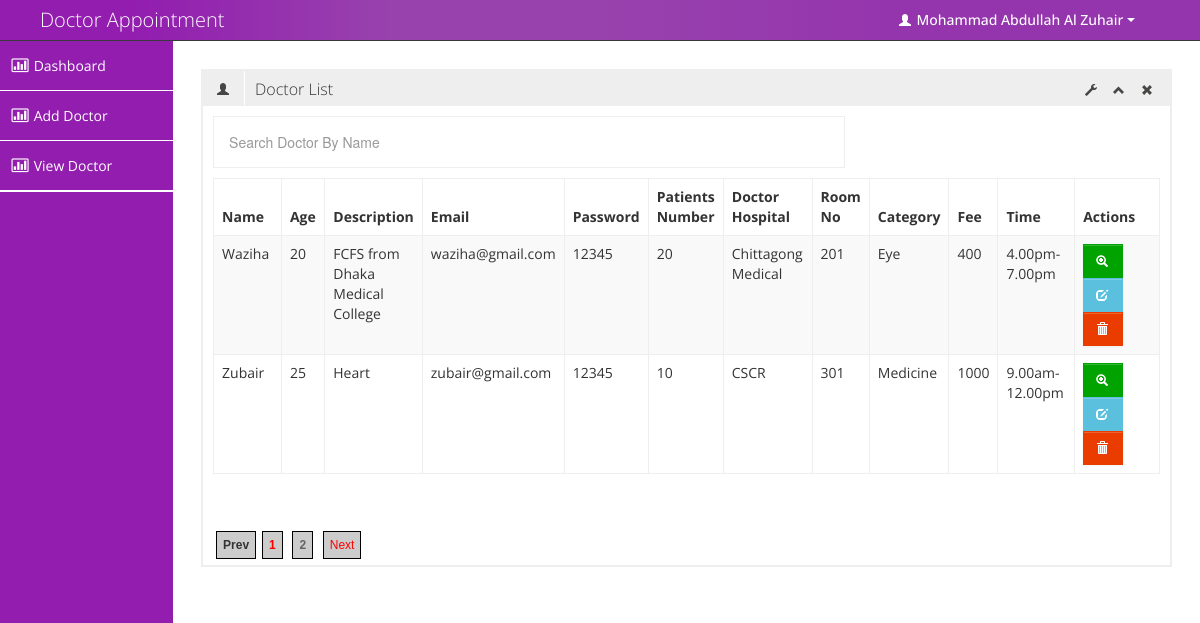
Screenshot of /main/View_doctor.php (signed in) with the database file from the repository.
### tables this page shows
CREATE TABLE `tbl_doctor` (
  `doctorId` int(11) NOT NULL,
  `doctorName` varchar(255) NOT NULL,
  `doctorAge` int(11) NOT NULL,
  `doctorDescription` text NOT NULL,
  `doctorEmail` varchar(255) NOT NULL,
  `doctorPassword` varchar(255) NOT NULL,
  `doctorMobileNumber` varchar(30) NOT NULL,
  `doctorPatientsNumber` int(11) NOT NULL,
  `doctorHospitalName` varchar(255) NOT NULL,
  `doctorRoomNo` varchar(100) NOT NULL,
  `doctorCategory` varchar(255) NOT NULL,
  `doctorFee` int(11) NOT NULL,
  `doctorTime` varchar(100) NOT NULL
);

### main/View_doctor.php (the view, shortened to what this page needs)
<?php include 'includes/header.php' ?>
<?php include 'connect.php' ?>
<?php
$perpage = 2;
if (isset($_GET["page"])) {
    $page = intval($_GET["page"]);
} else {
    $page = 1;
}
$calc = $perpage * $page;
$start = $calc - $perpage;
$sql = "SELECT * FROM tbl_doctor ORDER BY doctorId DESC LIMIT $start, $perpage";
if (mysqli_query($conn, $sql)) {
    $query_result = mysqli_query($conn, $sql);
} else {
    die("Query problem" . mysqli_error($conn));
}
?>
<div class="row-fluid sortable">
    <div class="box span12">
        <div class="box-header" data-original-title>
            <h2><i class="halflings-icon user"></i><span class="break"></span>Doctor List</h2>
            <div class="box-icon">
                <a href="#" class="btn-setting"><i class="halflings-icon wrench"></i></a>
                <a href="#" class="btn-minimize"><i class="halflings-icon chevron-up"></i></a>
                <a href="#" class="btn-close"><i class="halflings-icon remove"></i></a>
            </div>
        </div>
        <div class="box-content">
            <input type="text" style="padding:15px; width:600px; "  name="filter" value="" id="search_doctor_filter" placeholder="Search Doctor By Name" autocomplete="off" />
            <br/>
            <table id="resultTable" class="table table-striped table-bordered ">
                <thead>
                    <tr>
                        <th width="10%">Name</th>
                        <th width="5%">Age</th>
                        <th width="10%">Description</th>
                        <th width="10%">Email</th>
                        <th width="5%">Password</th>
                        <th width="5%">Patients Number</th>
                        <th width="10%">Doctor Hospital</th>
                        <th width="5%">Room No</th>
                        <th width="5%">Category</th>
                        <th width="4%">Fee</th>
                        <th width="10%">Time</th>
                        <th width="21%">Actions</th>
                    </tr>
                </thead>
                <tbody>
                    <?php
                    while ($doctor_info = mysqli_fetch_assoc($query_result)) {
                        ?>
                        <tr>
                            <td><?php echo $doctor_info['doctorName']; ?></td>
                            <td class="center"><?php echo $doctor_info['doctorAge']; ?></td>
                            <td class="center"><?php echo $doctor_info['doctorDescription']; ?></td>
                            <td class="center"><?php echo $doctor_info['doctorEmail']; ?></td>
                            <td class="center"><?php echo $doctor_info['doctorPassword']; ?></td>
                            <td class="center"><?php echo $doctor_info['doctorPatientsNumber']; ?></td>
                            <td class="center"><?php echo $doctor_info['doctorHospitalName']; ?></td>
                            <td class="center"><?php echo $doctor_info['doctorRoomNo']; ?></td>
                            <td class="center"><?php echo $doctor_info['doctorCategory']; ?></td>
                            <td class="center"><?php echo $doctor_info['doctorFee']; ?></td>
                            <td class="center"><?php echo $doctor_info['doctorTime']; ?></td>
                            <td class="center">
                                <a class="btn btn-success" title="View" href="view_drorctor_info.php?doctorId=<?php echo $doctor_info['doctorId']; ?>">
                                    <i class="halflings-icon white zoom-in"></i>
                                </a>
                                <a class="btn btn-info" title="Edit" href="edit_doctor.php?doctorId=<?php echo $doctor_info['doctorId']; ?>">
                                    <i class="halflings-icon white edit"></i>
                                </a>
                                <a class="btn btn-danger" href="delete_doctor.php?doctorId=<?php echo $doctor_info['doctorId']; ?>">
                                    <i class="halflings-icon white trash"></i>
                                </a>
                            </td>
                        </tr>
                    <?php } ?>
                </tbody>
            </table>
            <br/>
            <br/>
            <div id="pagination_for_search">
            <?php
            if (isset($page)) {
                $datasql = "SELECT * FROM tbl_doctor";
                if (mysqli_query($conn, $datasql)) {
                    $result = mysqli_query($conn, $datasql);
                    $rowcount = mysqli_num_rows($result);
                } else {
                    die("Query problem" . mysqli_error($conn));
                }
                $total = $rowcount;
                $totalPages = ceil($total / $perpage);
                if ($page <= 1) {
                    echo "<span id='page_links' style='font-weight: bold;'>Prev</span>";
                } else {
                    $j = $page - 1;
                    echo "<span><a id='page_a_link' href='?page=$j'> Prev</a></span>";
                }
                $range = 3;
                for ($x = ($page - $range); $x < (($page + $range) + 1); $x++) {
                    if (($x > 0) && ($x <= $totalPages)) {
                        if ($x == $page) {
                            echo "<span><a id='page_a_link'><b>$x</b></a></span>";
                        } else {
                            echo " <a id='page_links' style='font-weight: bold;' href='{$_SERVER['PHP_SELF']}?page=$x'>$x</a> ";
                        }
                    }
                }
                if ($page == $totalPages) {
                    echo "<span id='page_links' style='font-weight: bold;'>Next</span>";
                } else {
                    $j = $page + 1;
                    echo "<span><a id='page_a_link' href='?page=$j'>Next</a></span>";
                }
            }
            ?>
            </div>
        </div>
    </div>
</div>
<?php include 'includes/footer.php' ?>

### main/includes/header.php (shortened to what this page needs)
<!DOCTYPE html>
<html lang="en">
<head>
        <link rel="stylesheet" href="css/pagination.css">
	<link id="bootstrap-style" href="css/bootstrap.min.css" rel="stylesheet">
	<link href="css/bootstrap-responsive.min.css" rel="stylesheet">
	<link id="base-style" href="css/style.css" rel="stylesheet">
	<link id="base-style-responsive" href="css/style-responsive.css" rel="stylesheet">
        <link rel="stylesheet" href="custom_css/custom_style.css"/>
</head>
<body>
	<div class="navbar">
		<div class="navbar-inner">
			<div class="container-fluid">
				<a class="brand" href="dashboard.php"><span>Doctor Appointment</span></a>
				<div class="nav-no-collapse header-nav">
					<ul class="nav pull-right">
						<li class="dropdown">
							<a class="btn dropdown-toggle" data-toggle="dropdown" href="#">
								<i class="halflings-icon white user"></i> <?php echo $_SESSION['adminName'];?>
								<span class="caret"></span>
							</a>
						</li>
					</ul>
				</div>
			</div>
		</div>
	</div>
		<div class="container-fluid-full">
		<div class="row-fluid">
			<div id="sidebar-left" class="span2">
				<div class="nav-collapse sidebar-nav">
					<ul class="nav nav-tabs nav-stacked main-menu">
						<li class="active"><a href="dashboard.php"><i class="icon-bar-chart"></i><span class="hidden-tablet"> Dashboard</span></a></li>
						<li><a href="add_doctor.php"><i class="icon-bar-chart"></i><span class="hidden-tablet"> Add Doctor</span></a></li>
						<li><a href="View_doctor.php"><i class="icon-bar-chart"></i><span class="hidden-tablet"> View Doctor</span></a></li>
					</ul>
				</div>
			</div>
	<div id="content" class="span10">

### main/includes/footer.php (shortened to what this page needs)
	</div>
		</div>
		</div>
</body>
</html>

### main/css/pagination.css (style rules this page uses)
#page_links { font-family: arial, verdana; font-size: 12px; border:1px #000000 solid; padding: 6px; margin: 3px; background-color: #cccccc; text-decoration: none; }
#page_a_link { font-family: arial, verdana; font-size: 12px; border:1px #000000 solid; color: #ff0000; background-color: #cccccc; padding: 6px; margin: 3px; text-decoration: none; }

### main/css/style-responsive.css (style rules this page uses)
@media (min-width: 1200px) { .container-fluid-full { overflow: hidden; position: relative; height: 100%; } }
@media (min-width: 1200px) { #content { width: 85.578%; padding: 28px; margin: 0px 0px; margin-left: 14.422% !important; } }
@media (min-width: 1200px) { #sidebar-left { background: #921DAF; margin-left: 0px !important; position: absolute; height: 100%; } }
@media (min-width: 1200px) { .sidebar-nav > ul { margin: 0px; } }

### main/css/halflings.css (style rules this page uses)
html, html .halflings { -webkit-font-smoothing: antialiased !important; }
.halflings-icon { display: inline-block; width: 14px; height: 14px; line-height: 14px; vertical-align: text-top; background-image: url(../img/glyphicons_halflings.svg); background-position: 0 0; background-repeat: no-repeat; vertical-align: top; *display: inline; *zoom: 1; *margin-right: .3em; }
.halflings-icon.white { background-image: url(../img/glyphicons_halflings-white.svg); }
.halflings-icon.user { background-position: -168px 0; }
.halflings-icon.remove { background-position: -312px 0; }
.halflings-icon.zoom-in { background-position: -336px 0; }
.halflings-icon.trash { background-position: -456px 0; }
.halflings-icon.edit { background-position: -96px -72px; }
.halflings-icon.chevron-up { background-position: -288px -120px; }
.halflings-icon.wrench { background-position: -360px -144px; }

### main/css/style-forms.css (style rules this page uses)
.add-on, select, textarea, input[type="text"], input[type="password"], input[type="datetime"], input[type="datetime-local"], input[type="date"], input[type="month"], input[type="time"], input[type="week"], input[type="number"], input[type="email"], input[type="url"], input[type="search"], input[type="tel"], input[type="color"], input[type="file"], .uneditable-input { border-color: #eee !important; display: inline-block; height: 20px; padding: 4px 6px; margin-bottom: 10px; font-size: 14px; line-height: 20px; color: #555555; vertical-align: middle; -webkit-border-radius: 0px; -moz-border-radius: 0px; border-radius: 0px; }
input, textarea, .uneditable-input { width: 206px; }
textarea, input[type="text"], input[type="password"], input[type="datetime"], input[type="datetime-local"], input[type="date"], input[type="month"], input[type="time"], input[type="week"], input[type="number"], input[type="email"], input[type="url"], input[type="search"], input[type="tel"], input[type="color"], .uneditable-input { background-color: #ffffff; border: 1px solid #cccccc; -webkit-box-shadow: none; -moz-box-shadow: none; box-shadow: none; -webkit-transition: border linear 0.2s, box-shadow linear 0.2s; -moz-transition: border linear 0.2s, box-shadow linear 0.2s; -o-transition: border linear 0.2s, box-shadow linear 0.2s; transition: border linear 0.2s, box-shadow linear 0.2s; }
input, textarea, .uneditable-input { margin-left: 0; }

### rows the page displays
tbl_doctor: doctorName "Waziha", doctorAge "20", doctorDescription "FCFS from Dhaka Medical College", doctorEmail "waziha@gmail.com", doctorPassword "12345", doctorPatientsNumber "20", doctorHospitalName "Chittagong Medical", doctorRoomNo "201", doctorCategory "Eye", doctorFee "400", doctorTime "4.00pm-7.00pm"
tbl_doctor: doctorName "Zubair", doctorAge "25", doctorDescription "Heart", doctorEmail "zubair@gmail.com", doctorPassword "12345", doctorPatientsNumber "10", doctorHospitalName "CSCR", doctorRoomNo "301", doctorCategory "Medicine", doctorFee "1000", doctorTime "9.00am-12.00pm"

### other values shown
$_SESSION['adminName'] "Mohammad Abdullah Al Zuhair"
